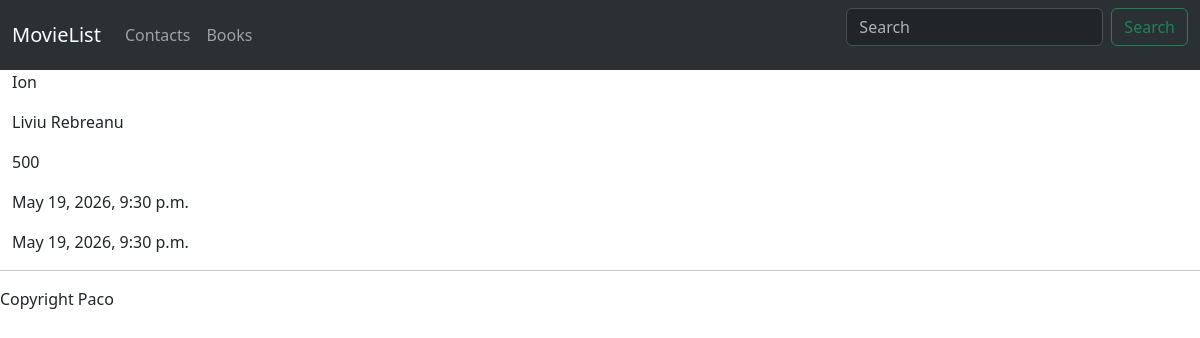
The app's page /book/13 with its own data.
### mainapp/models.py (models this page shows)
class Book(models.Model):
    title = models.CharField(max_length=100)
    author = models.CharField(max_length=50)
    pages = models.PositiveIntegerField()
    create_date = models.DateTimeField(auto_now_add=True)
    modify_date = models.DateTimeField(auto_now=True)
    class Meta:
        db_table = "book"

### mainapp/views.py (the view)
# urls.py: path("book/<int:pk>" , views.book_detail , name = 'book'),
def book_detail(request , pk):
    book = Book.objects.get(id=pk)
    return render(request , "mainapp/book.html" , {"book" : book})

### mainapp/templates/mainapp/book.html
{%extends 'mainapp/main.html' %}
{% block content %}
    <p>{{book.title}}</p>
    <p>{{book.author}}</p>
    <p>{{book.pages}}</p>
    <p>{{book.create_date}}</p>
    <p>{{book.modify_date}}</p>
{% endblock %}
{% block footer %}
Copyright Paco
{% endblock %}

### records on screen
Book: title "Ion", author "Liviu Rebreanu", pages "500", create_date "May 19, 2026, 9:30 p.m.", modify_date "May 19, 2026, 9:30 p.m."
